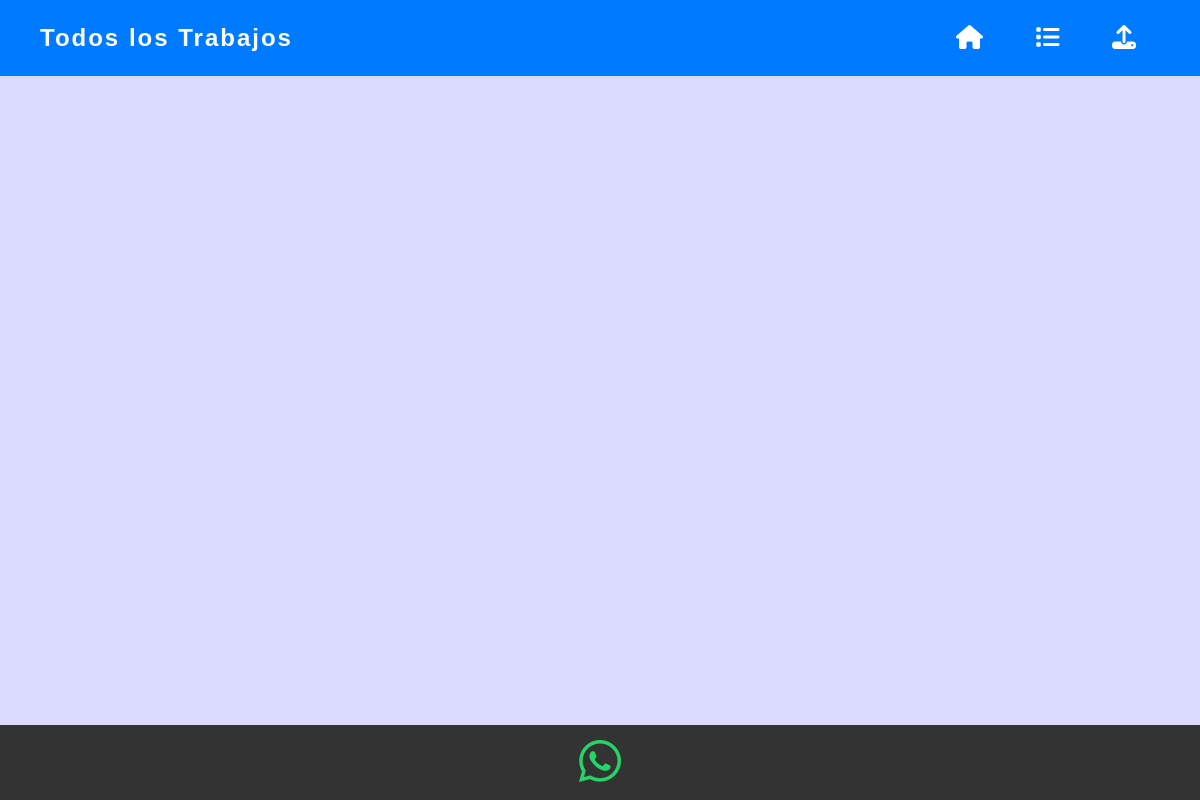
Page /all_jobs/ on the earlier database version.
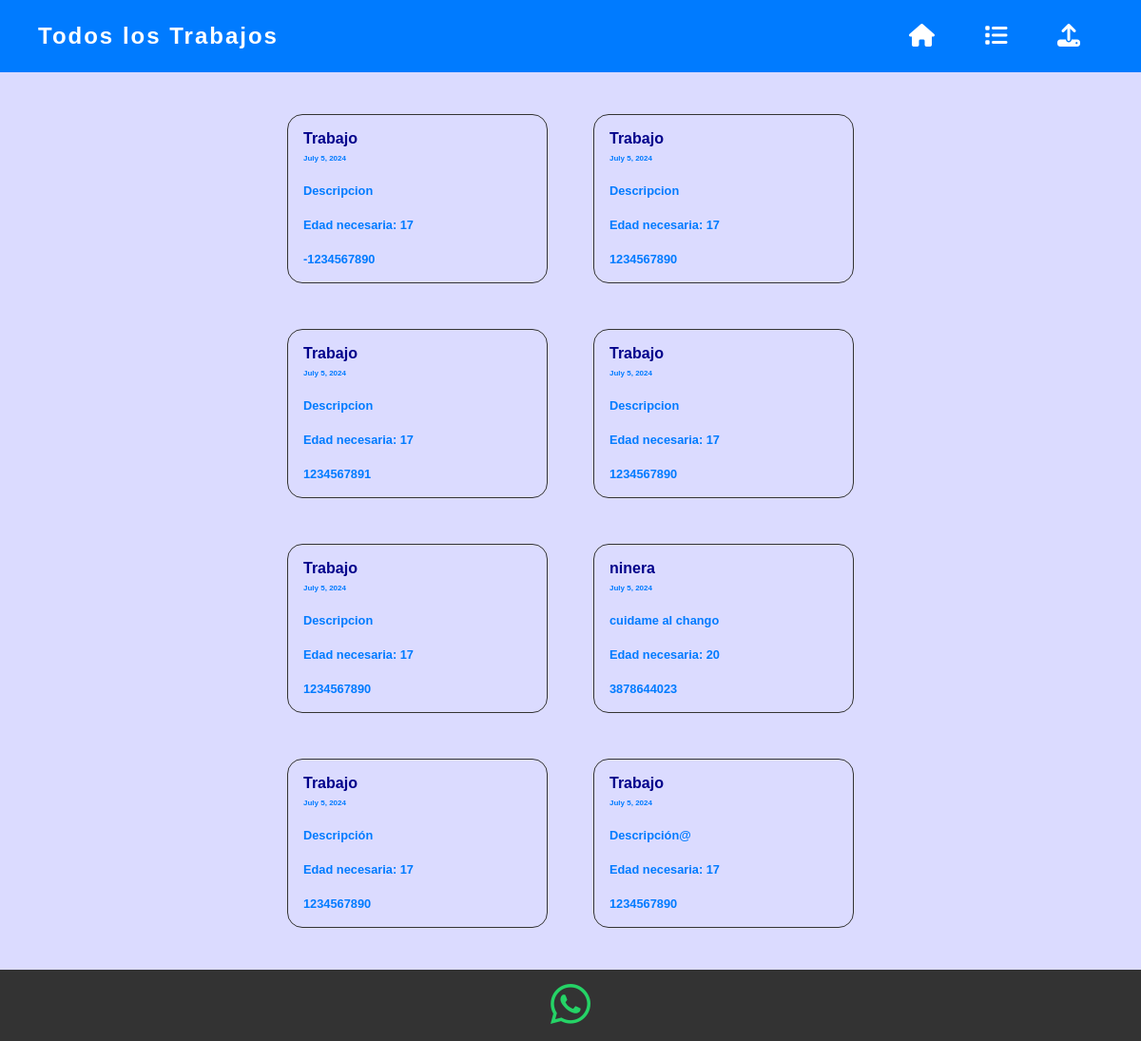
Same page on the later database version.
### jobs/models.py (models this page shows, shortened)
class Job(models.Model):
    title = models.CharField(
        max_length=30,
        default="Trabajo",
        validators=[
            MinLengthValidator(5, message='El título debe tener al menos 5 caracteres.'),
            RegexValidator(
                regex=r'^[A-Za-záéíóúÁÉÍÓÚñÑ\s]+$',
                message='El título solo puede contener letras y espacios.'
            )
        ]
    )
    description = models.TextField(
        default="Descripción",
        validators=[
            MinLengthValidator(10, message='La descripción debe tener al menos 10 caracteres.'),
            RegexValidator(
                regex=r'^[A-Za-z0-9áéíóúÁÉÍÓÚñÑ\s.,;:!?@"\'-]+$',
                message='La descripción no puede contener caracteres especiales, solo .,;:!?"\'-'
            )
        ]
    )
    date_posted = models.DateField(auto_now_add=True)
    required_age = models.IntegerField(default=17, validators=[
        MinValueValidator(17, message='La edad mínima permitida es 17 años.'),
        MaxValueValidator(99, message='La edad máxima permitida es 99 años.')
    ])
    contact_number = models.CharField(default="1234567890", max_length=10, validators=[
        RegexValidator(regex=r'^\d{10}$', message='El número de teléfono debe tener 10 dígitos numéricos.')
    ])

### jobs/views.py (the view)
# urls.py: path('all_jobs/', views.all_jobs, name='all_jobs'),
def all_jobs(request):
    jobs = Job.objects.all().order_by('-date_posted')
    return render(request, 'jobs/all_jobs.html', {'jobs': jobs})

### jobs/templates/jobs/all_jobs.html (shortened to what this page needs)
{% load static %}
<!DOCTYPE html>
<html>
<head>
    <link rel="stylesheet" type="text/css" href="{% static 'css/styles.css' %}">
</head>
<body>
    <header>
        <nav>
            <h1 class="title">Todos los Trabajos</h1>
            <div class="links">
                <a href="{% url 'home' %}"><i class="fas fa-home"></i></a>
                <a href="{% url 'all_jobs' %}"><i class="fas fa-list"></i></a>
                <a href="{% url 'upload_job' %}"><i class="fas fa-upload"></i></a>
            </div>
        </nav>
    </header>
    <main class="main">
        <ul>
            {% for job in jobs %}
                <li class="job">
                    <span style="color: darkblue; font-weight: bold;">{{ job.title }}</span> <br>
                    <span style="font-size: 0.5em;">{{ job.date_posted }}</span> <br><br>
                    <span style="font-size: 0.8em;">{{ job.description }}</span> <br> <br>
                    <span style="font-size: 0.8em; font-weight: bold">Edad necesaria: {{ job.required_age }}</span> <br> <br>
                    <span style="font-size: 0.8em; font-weight: bold">{{ job.contact_number }}</span> <br>
                </li>
            {% endfor %}
        </ul>
    </main>
    <footer>
        <a href="https://chat.whatsapp.com/yourlink" class="whatsapp">
            <i class="fab fa-whatsapp"></i>
        </a>
    </footer>
</body>
</html>

### jobs/static/css/styles.css (style rules this page uses)
* { font-family: sans-serif; transition: all 0.3s ease; --color1: #007bff; --color2: #003670; --color3: #0056b3; --whatsapp: #25D366; }
body { background-color: #dbdbff; margin: 0; padding: 0; display: flex; flex-direction: column; min-height: 100vh; }
header { background-color: var(--color1); color: white; padding: 1em 2em; text-align: center; }
nav { display: flex; flex-direction: row; justify-content: space-between; align-items: center; padding: .5em; }
nav h1 { margin: 0; font-size: 1.5em; font-weight: bold; letter-spacing: 2px; }
.links a { color: white; margin: 1em; font-size: 1.5em; border-radius: 50%; transition: all 0.2s ease; background: transparent; }
.main { display: flex; flex-wrap: wrap; flex: auto; padding: 20px; width: 60%; margin: 0 auto; justify-content: center; }
.main ul { display: flex; flex-direction: row; flex-wrap: wrap; margin: 0; padding: 0; list-style: none; justify-content: center; }
.main li { width: 15em; text-decoration: none; color: var(--color1); font-weight: bold; transition: color 0.3s; margin: 1.5em; padding: 1em; border: #333 solid 1px; border-radius: 1em; }
footer { background-color: #333; color: white; padding: 10px 0; text-align: center; position: relative; width: 100%; }
footer a { color: white; text-decoration: none; transition: opacity 0.3s; }
.whatsapp { color: var(--whatsapp); font-size: 3em; text-decoration: none; transition: transform 0.3s; padding: 5px 10px; border-radius: 50%; background: transparent; transition: all 0.2s ease; width: 100px; height: 50px; }

Differences in the rows shown:
added Job: title "Trabajo", date_posted "July 5, 2024", description "Descripcion", required_age "17", contact_number "-1234567890"
added Job: title "Trabajo", date_posted "July 5, 2024", description "Descripcion", required_age "17", contact_number "1234567890"
added Job: title "Trabajo", date_posted "July 5, 2024", description "Descripcion", required_age "17", contact_number "1234567891"
added Job: title "Trabajo", date_posted "July 5, 2024", description "Descripcion", required_age "17", contact_number "1234567890"
added Job: title "Trabajo", date_posted "July 5, 2024", description "Descripcion", required_age "17", contact_number "1234567890"
added Job: title "ninera", date_posted "July 5, 2024", description "cuidame al chango", required_age "20", contact_number "3878644023"
added Job: title "Trabajo", date_posted "July 5, 2024", description "Descripción", required_age "17", contact_number "1234567890"
added Job: title "Trabajo", date_posted "July 5, 2024", description "Descripción@", required_age "17", contact_number "1234567890"
